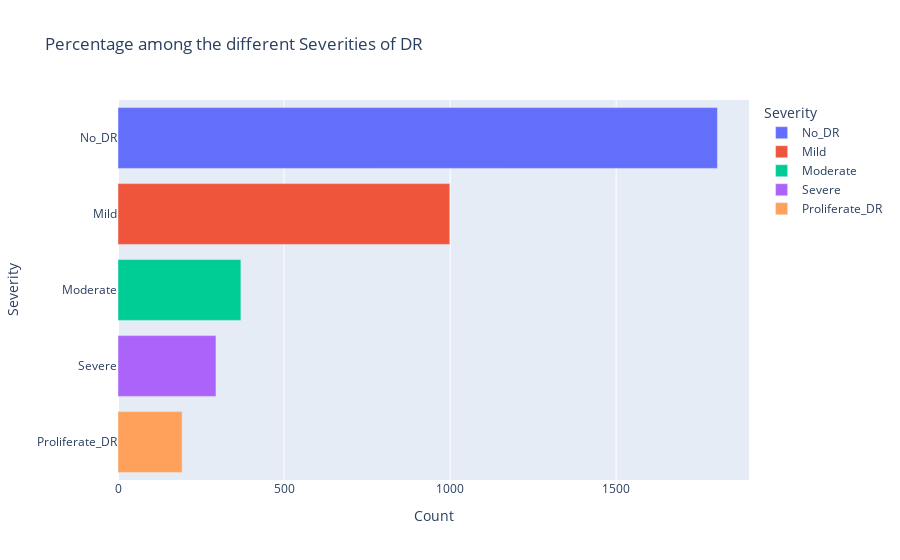

This figure's notebook cell:
### Code cell
import plotly.express as px

Class_series = pd.Series(df['Label'])
lis = ["No_DR", "Mild", "Moderate", "Severe", "Proliferate_DR"]

DR_or_not = Class_series.value_counts().tolist()

data = {'Severity': lis, 'Count': DR_or_not}
df_plot = pd.DataFrame(data)

fig = px.bar(df_plot, x='Count', y='Severity', orientation='h',
             color='Severity',
             title='Percentage among the different Severities of DR')
fig.update_layout(yaxis={'categoryorder': 'total ascending'})  
fig.show()

### Figure 1 — Plotly figure (JSON) as saved in the notebook; plotly's stock layout.template omitted (floating-point values rounded to 4 significant figures)
{"data": [{"alignmentgroup": "True", "hovertemplate": "Severity=%{y}<br>Count=%{x}<extra></extra>", "legendgroup": "No_DR", "marker": {"color": "#636efa", "pattern": {"shape": ""}}, "name": "No_DR", "offsetgroup": "No_DR", "orientation": "h", "showlegend": true, "textposition": "auto", "type": "bar", "x": [1805], "xaxis": "x", "y": ["No_DR"], "yaxis": "y"}, {"alignmentgroup": "True", "hovertemplate": "Severity=%{y}<br>Count=%{x}<extra></extra>", "legendgroup": "Mild", "marker": {"color": "#EF553B", "pattern": {"shape": ""}}, "name": "Mild", "offsetgroup": "Mild", "orientation": "h", "showlegend": true, "textposition": "auto", "type": "bar", "x": [999], "xaxis": "x", "y": ["Mild"], "yaxis": "y"}, {"alignmentgroup": "True", "hovertemplate": "Severity=%{y}<br>Count=%{x}<extra></extra>", "legendgroup": "Moderate", "marker": {"color": "#00cc96", "pattern": {"shape": ""}}, "name": "Moderate", "offsetgroup": "Moderate", "orientation": "h", "showlegend": true, "textposition": "auto", "type": "bar", "x": [370], "xaxis": "x", "y": ["Moderate"], "yaxis": "y"}, {"alignmentgroup": "True", "hovertemplate": "Severity=%{y}<br>Count=%{x}<extra></extra>", "legendgroup": "Severe", "marker": {"color": "#ab63fa", "pattern": {"shape": ""}}, "name": "Severe", "offsetgroup": "Severe", "orientation": "h", "showlegend": true, "textposition": "auto", "type": "bar", "x": [295], "xaxis": "x", "y": ["Severe"], "yaxis": "y"}, {"alignmentgroup": "True", "hovertemplate": "Severity=%{y}<br>Count=%{x}<extra></extra>", "legendgroup": "Proliferate_DR", "marker": {"color": "#FFA15A", "pattern": {"shape": ""}}, "name": "Proliferate_DR", "offsetgroup": "Proliferate_DR", "orientation": "h", "showlegend": true, "textposition": "auto", "type": "bar", "x": [193], "xaxis": "x", "y": ["Proliferate_DR"], "yaxis": "y"}], "layout": {"barmode": "relative", "legend": {"title": {"text": "Severity"}, "tracegroupgap": 0}, "title": {"text": "Percentage among the different Severities of DR"}, "xaxis": {"anchor": "y", "domain": [0, 1], "title": {"text": "Count"}}, "yaxis": {"anchor": "x", "categoryarray": ["Proliferate_DR", "Severe", "Moderate", "Mild", "No_DR"], "categoryorder": "total ascending", "domain": [0, 1], "title": {"text": "Severity"}}}}
